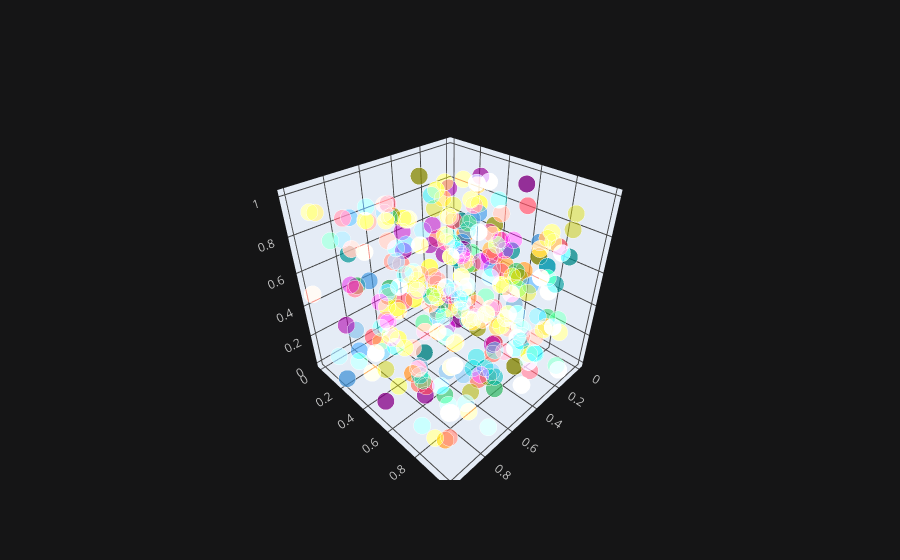

Write notebook code for a chart like this one.
### Code cell
df.iplot(x='a', y='b', z='c', kind='scatter3d')

### Figure 1 — Plotly figure (JSON) as saved in the notebook; plotly's stock layout.template omitted (floating-point values rounded to 4 significant figures; data arrays with more than 128 entries replaced by an {"elided": "..."} marker saying what was removed)
{"data": [{"marker": {"color": {"elided": "300 str values"}, "opacity": 0.8, "size": {"elided": "300 int values"}, "symbol": "circle"}, "mode": "markers", "text": {"elided": "300 str values"}, "type": "scatter3d", "x": {"elided": "300 float values"}, "y": {"elided": "300 float values"}, "z": {"elided": "300 float values"}}], "layout": {"legend": {"bgcolor": "#151516", "font": {"color": "#D9D9D9"}}, "paper_bgcolor": "#151516", "plot_bgcolor": "#151516", "scene": {"xaxis": {"gridcolor": "#434343", "showgrid": true, "tickfont": {"color": "#C2C2C2"}, "title": {"font": {"color": "#D9D9D9"}, "text": ""}, "zerolinecolor": "#666570"}, "yaxis": {"gridcolor": "#434343", "showgrid": true, "tickfont": {"color": "#C2C2C2"}, "title": {"font": {"color": "#D9D9D9"}, "text": ""}, "zerolinecolor": "#666570"}, "zaxis": {"gridcolor": "#434343", "showgrid": true, "tickfont": {"color": "#C2C2C2"}, "title": {"font": {"color": "#D9D9D9"}, "text": ""}, "zerolinecolor": "#666570"}}, "title": {"font": {"color": "#D9D9D9"}}}}
